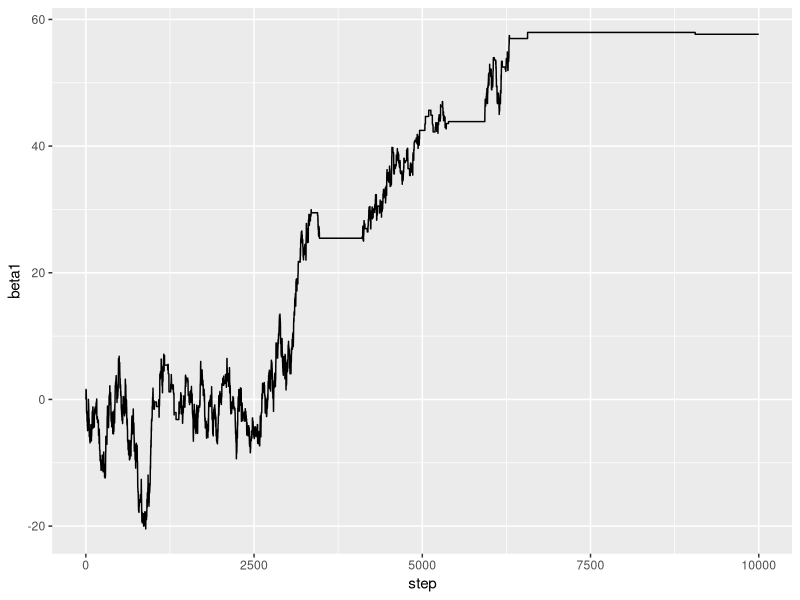

The R source for this figure:
library(tidyverse)


rq.beta <- function(x, sigma = .75) {
  rnorm(length(x), mean = x, sd = sigma)
}

dq.beta <- function(y, x, sigma = .75, log =TRUE) {
  sum(dnorm(x, mean = y, sd = sigma, log = log))
}

r.tau <- function(y,x,beta,alpha,a = 1,b = 5e-05){
  rgamma(1, shape = a + 0.5, scale = 1/(1/b + t(y- alpha - x%*%beta)%*%(y- alpha - x%*%beta)/2))
}

r.alpha <- function(y,x,beta,tau){
  rnorm(1, mean = sum(y - x%*%beta)/length(y), sd = 1 / sqrt(length(y)*tau))
}

d.beta <- function(y,x,alpha,beta,tau,sigma =0.001){
  one = rep(1,length(y))
  return(-tau/2*(-t(y)%*%(x%*%beta) + 
                   alpha*t(one)%*%(x%*%beta) -
                   t(x%*%beta)%*%y +
                   alpha*t(x%*%beta)%*%one + 
                   t(x%*%beta)%*%(x%*%beta)) - 
           sigma*t(beta)%*%beta)
}

sample.linreg <- function(){
  n = 100
  x = matrix(runif(2*n),nrow = n)
  list(y = 3 + 2*x[,1] -2*x[,2] + rnorm(n), x = x )
}


linreg.mcmc <- function(data,n.samples=100,n.burnin=5,n.thin = 1){
  chain = list(alpha = numeric(n.samples),
               beta = matrix(NA,nrow = n.samples, ncol = 2),
               tau = numeric(n.samples),
               acc.vec = numeric(n.samples))
  chain$beta[1,] = c(0,0)
  chain$alpha[1] = mean(data$y)
  chain$tau[1] = r.tau(data$y,data$x,chain$beta[1,],chain$alpha[1])
  pb <- txtProgressBar(min = 0, max = n.samples, style = 3)
  for (i in seq(2,n.samples)){
    setTxtProgressBar(pb, i)
    beta.new = rq.beta(chain$beta[i-1,])
    alpha.new = r.alpha(data$y,data$x,beta.new,chain$tau[i-1])
    tau.new = r.tau(data$y,data$x,beta.new,alpha.new)
    lacc1 = d.beta(data$y,data$x,alpha.new,beta.new,tau.new) + dq.beta(beta.new,chain$beta[i-1,])
    lacc2 = d.beta(data$y,data$x,chain$alpha[i-1],chain$beta[i-1,],chain$tau[i-1]) + dq.beta(chain$beta[i-1,],beta.new)
    if (runif(1)<exp(lacc1 - lacc2)){
      chain$alpha[i] = alpha.new
      chain$beta[i,] = beta.new
      chain$tau[i] = tau.new
      chain$acc.vec[i] = T
    }else{
      chain$alpha[i] = chain$alpha[i-1]
      chain$beta[i, ] = chain$beta[i-1,]
      chain$tau[i] = chain$tau[i-1]
      chain$acc.vec[i] = F
    }
    
  }
  return(chain)
}

set.seed(1)
samps = sample.linreg()
mod = linreg.mcmc(samps,n.samples = 10000)

res = data.frame(step = seq(10000),alpha = mod$alpha,beta1 = mod$beta[,1],beta2 = mod$beta[,2],tau = mod$tau)
ggplot(res, aes(x = step)) + 
  geom_line(aes(y = beta1))
